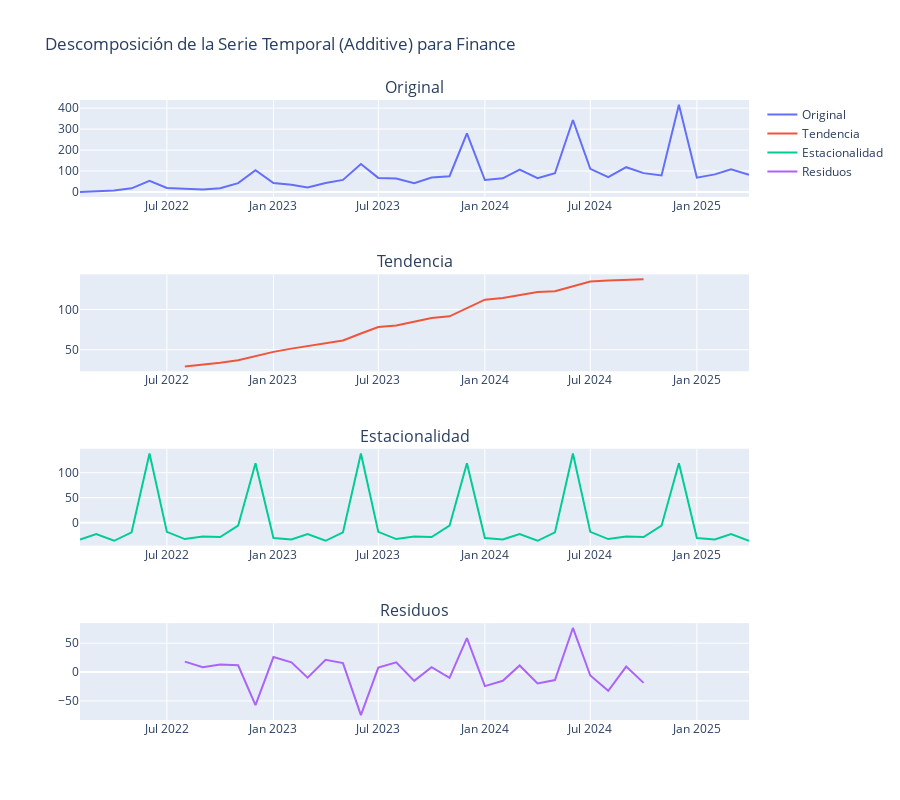
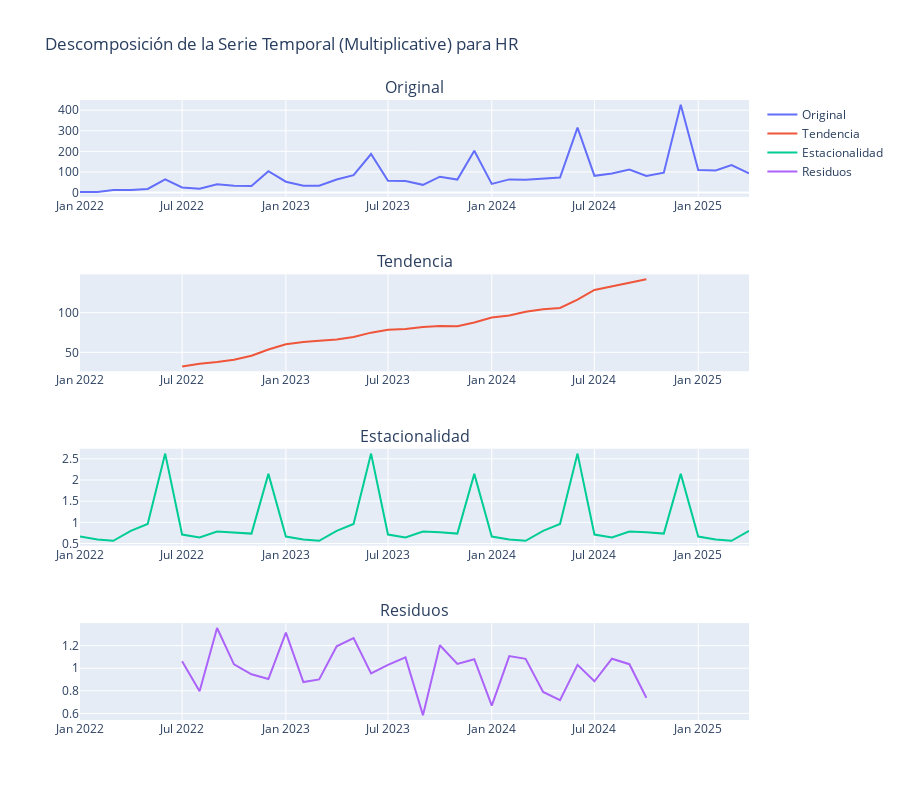
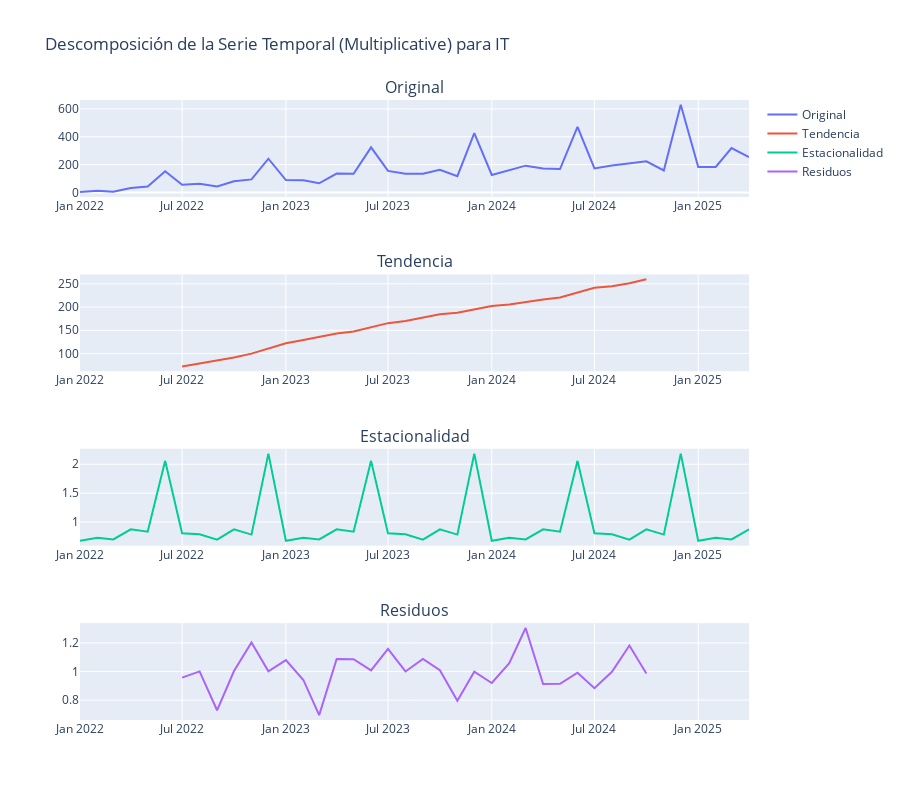
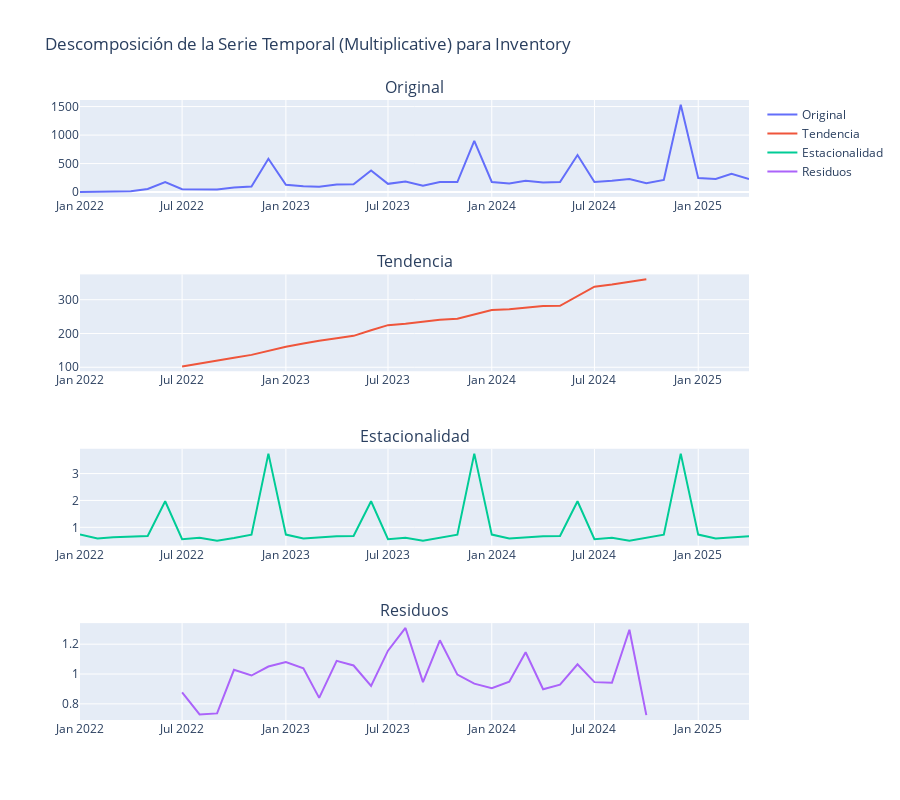

The code cell stored with these charts, in order, in its notebook:
### Markdown cell above
## 3. Cargar y Procesar Datos Históricos

Cargamos los datos históricos con `work_date < 2025-05-01`, los agregamos mes a mes y manejamos datos faltantes con interpolación. Se aplica un filtrado de Hampel para detectar y corregir outliers. Finalmente, se realiza una descomposición de series de tiempo, seleccionando automáticamente el modelo (aditivo o multiplicativo) que mejor se ajuste a los datos según la varianza de los residuos.

### Code cell
# Switch para eliminar outliers (por defecto False)
REMOVE_OUTLIERS = False

# Switches para selección de modelo
AUTO_MODEL_SELECTION = True  # Si True, selecciona automáticamente el mejor modelo por métricas
USE_XGBOOST = False          # Si AUTO_MODEL_SELECTION es False y este es True, usa XGBoost para todos los departamentos
USE_ARIMA = False            # Si AUTO_MODEL_SELECTION es False y este es True, usa ARIMA para todos los departamentos
USE_PROPHET = False          # Si AUTO_MODEL_SELECTION es False y este es True, usa Prophet para todos los departamentos
USE_ES = False               # Si AUTO_MODEL_SELECTION es False y este es True, usa Exponential Smoothing para todos los departamentos

def load_data():
    try:
        conn = get_db_connection()
        query = "SELECT work_date, department, total_overtime FROM vw_historical_data WHERE work_date < '2025-05-01' ORDER BY work_date"
        df = pd.read_sql(query, conn)
        conn.close()
        logging.info(f"Datos cargados: {len(df)} registros")
        df['work_date'] = pd.to_datetime(df['work_date'])
        
        # Agrupar por mes (MoM) - ahora al inicio del mes
        df.set_index('work_date', inplace=True)
        df = df.groupby('department').resample('MS').sum(numeric_only=True).reset_index()  # 'MS' = Month Start
        df.rename(columns={'work_date': 'ds', 'total_overtime': 'y'}, inplace=True)
        
        return df
    except Exception as e:
        logging.error(f"Error al cargar datos: {e}")
        return pd.DataFrame()

def handle_outliers(df):
    df_cleaned = df.copy()
    for dept in df_cleaned['department'].unique():
        dept_data = df_cleaned[df_cleaned['department'] == dept]['y']
        
        # Filtrado de Hampel para detección de outliers
        median = dept_data.median()
        mad = median_abs_deviation(dept_data)
        threshold = 3 * mad
        
        lower_bound = median - threshold
        upper_bound = median + threshold
        
        outliers = dept_data[(dept_data < lower_bound) | (dept_data > upper_bound)]
        if not outliers.empty:
            logging.warning(f"Outliers detectados en {dept}:\n{df_cleaned[(df_cleaned['department'] == dept) & df_cleaned['y'].isin(outliers)]}")
            df_cleaned.loc[(df_cleaned['department'] == dept) & (df_cleaned['y'].isin(outliers)), 'y'] = np.nan
        
    df_cleaned['y'] = df_cleaned.groupby('department')['y'].transform(lambda x: x.interpolate(method='linear'))
    return df_cleaned

# Cargar datos y aplicar/remover outliers según el switch
df_all_data = load_data()
if REMOVE_OUTLIERS:
    df_all_data = handle_outliers(df_all_data)

logging.info(f"Resumen de datos:\nDepartamentos únicos: {df_all_data['department'].unique()}\nFechas únicas: {df_all_data['ds'].unique()}\nTotal registros: {len(df_all_data)}")


def select_decomposition_type(series):
    # Rellenar valores nulos con la media de la serie para evitar errores
    series_filled = series.fillna(series.mean())

    # Realizar el test de Dickey-Fuller para verificar estacionalidad
    adf_result = adfuller(series_filled)
    is_stationary = adf_result[1] <= 0.05

    # Descomposición aditiva
    result_add = seasonal_decompose(series_filled, model='additive', period=12)
    std_add = np.nanstd(result_add.resid)

    # Verificar si hay ceros o negativos para evitar error en multiplicativa
    if (series_filled <= 0).any():
        logging.warning("La serie contiene ceros o valores negativos. Solo se usará descomposición aditiva.")
        std_mul = np.inf
        decomposition_type = 'additive'
    else:
        # Descomposición multiplicativa solo si todos los valores son positivos
        try:
            result_mul = seasonal_decompose(series_filled, model='multiplicative', period=12)
            std_mul = np.nanstd(result_mul.resid)
            decomposition_type = 'aditive' if std_add < std_mul else 'multiplicative'
        except Exception as e:
            logging.warning(f"No se pudo calcular la descomposición multiplicativa: {e}")
            std_mul = np.inf
            decomposition_type = 'additive'

    # Limpiar prints: solo logging
    logging.info(f"Desviación estándar de los residuales aditivos: {std_add:.2f}")
    logging.info(f"Desviación estándar de los residuales multiplicativos: {std_mul if std_mul != np.inf else 'N/A'}")
    logging.info(f"P-value del test ADF: {adf_result[1]:.2f}")

    if not is_stationary and decomposition_type == 'additive':
        logging.info("La serie no es estacionaria y no tiene una tendencia clara. Se descarta ARIMA.")
        return decomposition_type, False

    logging.info(f"Criterio de selección: La desviación estándar de los residuos {decomposition_type} es menor.")
    return decomposition_type, True

def plot_decomposition(series, decomposition_type, dept):
    # Rellenar valores nulos con la media de la serie para una visualización completa
    series_filled = series.fillna(series.mean())
    result = seasonal_decompose(series_filled, model=decomposition_type, period=12)
    fig = make_subplots(rows=4, cols=1, subplot_titles=['Original', 'Tendencia', 'Estacionalidad', 'Residuos'])
    
    fig.add_trace(go.Scatter(x=series.index, y=series, mode='lines', name='Original'), row=1, col=1)
    fig.add_trace(go.Scatter(x=result.trend.index, y=result.trend, mode='lines', name='Tendencia'), row=2, col=1)
    fig.add_trace(go.Scatter(x=result.seasonal.index, y=result.seasonal, mode='lines', name='Estacionalidad'), row=3, col=1)
    fig.add_trace(go.Scatter(x=result.resid.index, y=result.resid, mode='lines', name='Residuos'), row=4, col=1)
    
    fig.update_layout(height=800, title_text=f"Descomposición de la Serie Temporal ({decomposition_type.capitalize()}) para {dept}")
    fig.show()

# Ejemplo de uso
for dept in df_all_data['department'].unique():
    dept_data = df_all_data[df_all_data['department'] == dept].set_index('ds')['y']
    decomposition_type, _ = select_decomposition_type(dept_data)
    logging.info(f"El departamento {dept} tiene una descomposición {decomposition_type}.")
    plot_decomposition(dept_data, decomposition_type, dept)
